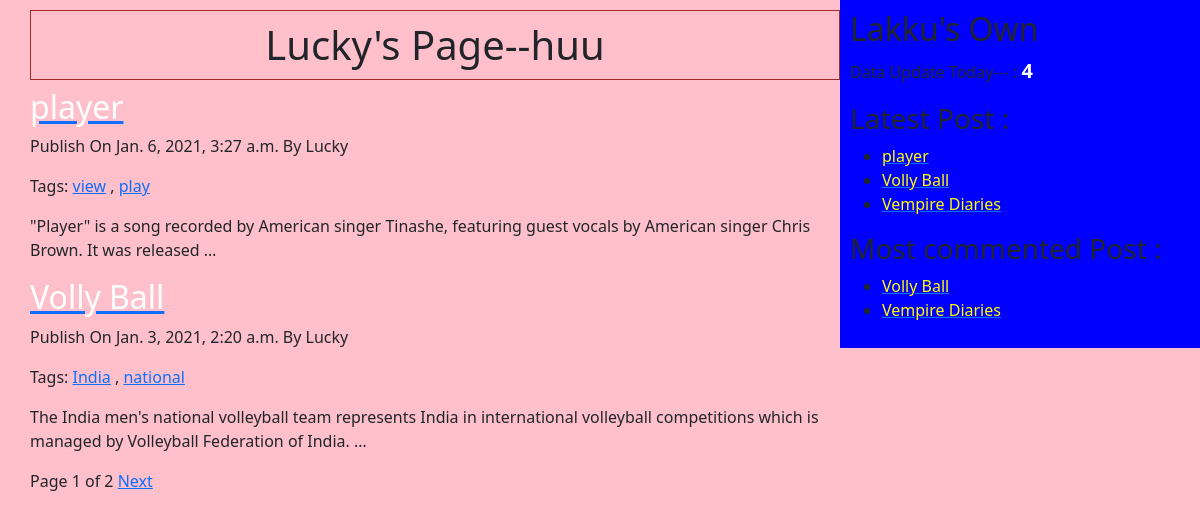
The page / on the database its author committed.
### app1/models.py (models this page shows, shortened)
class Post(models.Model):
    STATUS_CHOICES=(('draft','Draft'),('published','Published'))
    title = models.CharField(max_length=50)
    slug = models.SlugField(max_length=200,unique_for_date='publish')
    author = models.ForeignKey(User,related_name='blog_posts' ,on_delete=models.CASCADE)
    body = models.TextField()
    publish = models.DateTimeField(default=timezone.now)
    create = models.DateTimeField(auto_now_add=True)
    update = models.DateTimeField(auto_now=True)
    status = models.CharField(max_length=50,choices=STATUS_CHOICES,default='draft')
    objects = CustomManager()
    tags=TaggableManager()
    class Meta:
    	ordering=('-publish',)
    def get_absolute_url(self):
    	return reverse('post_detail',args=[self.publish.year,self.publish.strftime('%m'),self.publish.strftime('%d'),self.slug])

### app1/views.py (the view)
# urls.py: path('',views.DetailList.as_view()),
class DetailList(ListView):
	model=Post
	paginate_by=2

### app1/models.py (called while the page is built)
	def get_queryset(self):
		return super().get_queryset().filter(status='published')

### app1/templatetags/blog_tags.py (called while the page is built)
@register.simple_tag(name='my_tag')
def total_posts():
	return Post.objects.count()

@register.inclusion_tag('app1/latest_post.html')
def show_latest_post():
	latest_post=Post.objects.order_by('-publish')[:3]
	return {'latest_post':latest_post}

@register.simple_tag
def get_most_commented_post(count=2):
	return Post.objects.annotate(total_comments=Count('comments')).order_by('-total_comments')[:count]

### template/app1/post_list.html (shortened to what this page needs)
{% extends "app1/base.html" %}
{% block content_block %}
	<h1>Lucky's Page--huu</h1>
	{% for post in post_list %}
	    <a href="{{ post.get_absolute_url }}"><h2 id="hgg">{{ post.title }}</h2></a>
	   <p>Publish On {{ post.publish }} By {{ post.author|title }}</p>
	    <p>Tags:
	    	  {% for tag in post.tags.all %}
	    	  	<a href="{% url 'list_tag' tag.slug %}">{{ tag.name }}</a>
	    	  	{% if not forloop.last %}
	    	  		,
	    	  	{% endif %}
	    	  {% endfor %}
	    </p>
	    {{ post.body|truncatewords:20|linebreaks }}
	{% endfor %}
	{% include "app1/paginator.html" with page=page_obj %}
{% endblock content_block %}

### template/app1/base.html (shortened to what this page needs)
<!DOCTYPE html>
{% load static %}
{% load blog_tags %}
<html>
<head>
	<link href="https://cdn.jsdelivr.net/npm/bootstrap@5.0.0-beta1/dist/css/bootstrap.min.css" rel="stylesheet">
    <link rel="stylesheet" type="text/css" href="{% static "css/app1/blog.css" %}">
</head>
<body>
	<div class="content">
		{% block content_block %}
		{% endblock content_block %}
	</div>
	<div class="sidebar">
		<h2>Lakku's Own</h2>
		<p>Data Update Today--- : <span id="gg">{% my_tag %}</span></p>
		<h3>Latest Post : </h3>{% show_latest_post %}
		{% get_most_commented_post as m_c_p%}
		<h3>Most commented Post :</h3>
		<ul>
			{% for post in m_c_p %}
			<li><a href="{{ post.get_absolute_url }}"><span id="lk">{{ post.title }}</span></a></li>
			{% endfor %}
		</ul>
	</div>
</body>
</html>

### template/app1/paginator.html (shortened to what this page needs)
<div class="paginator">
	<span>Page {{ page.number }} of {{ page.paginator.num_pages }}</span>
	{% if page.has_next %}
	  <a href="?page={{ page.next_page_number }}">Next</a>
	{% endif %}
</div>

### template/app1/latest_post.html
<ul>
	{% for post in latest_post %}
	    <li ><a href="{{ post.get_absolute_url }}"><span id="ff">{{ post.title }}</span></a></li>
	{% endfor %}
</ul>

### static/css/app1/blog.css (style rules this page uses)
.content { width: 70%; float: left; padding: 10px 0 0 30px; background: pink; height: 100%; }
.sidebar { width: 30%; float: right; padding: 10px; background: blue; height: 100%; }
h1 { text-align: center; border: 1px solid brown; padding: 10px 0 10px; }
#hgg { color: white; }
body { background: pink; }
#gg { font-size: 20px; color: white; font-weight: bold; }
#ff { color: yellow; }
#lk { color: yellow; }

### rows shown on the page
Post: title "player", publish "Jan. 6, 2021, 3:27 a.m.", author "Lucky", body "\"Player\" is a song recorded by American singer Tinashe, featuring guest vocals by American singer Chris Brown. It was released …"
Tag: name "view"
Tag: name "play"
Post: title "Volly Ball", publish "Jan. 3, 2021, 2:20 a.m.", author "Lucky", body "The India men's national volleyball team represents India in international volleyball competitions which is managed by Volleyball Federation of India. …"
Tag: name "India"
Tag: name "national"
Post: title "Vempire Diaries"

### other values the page prints
{{ page.number }} "1"
{{ page.paginator.num_pages }} "2"
